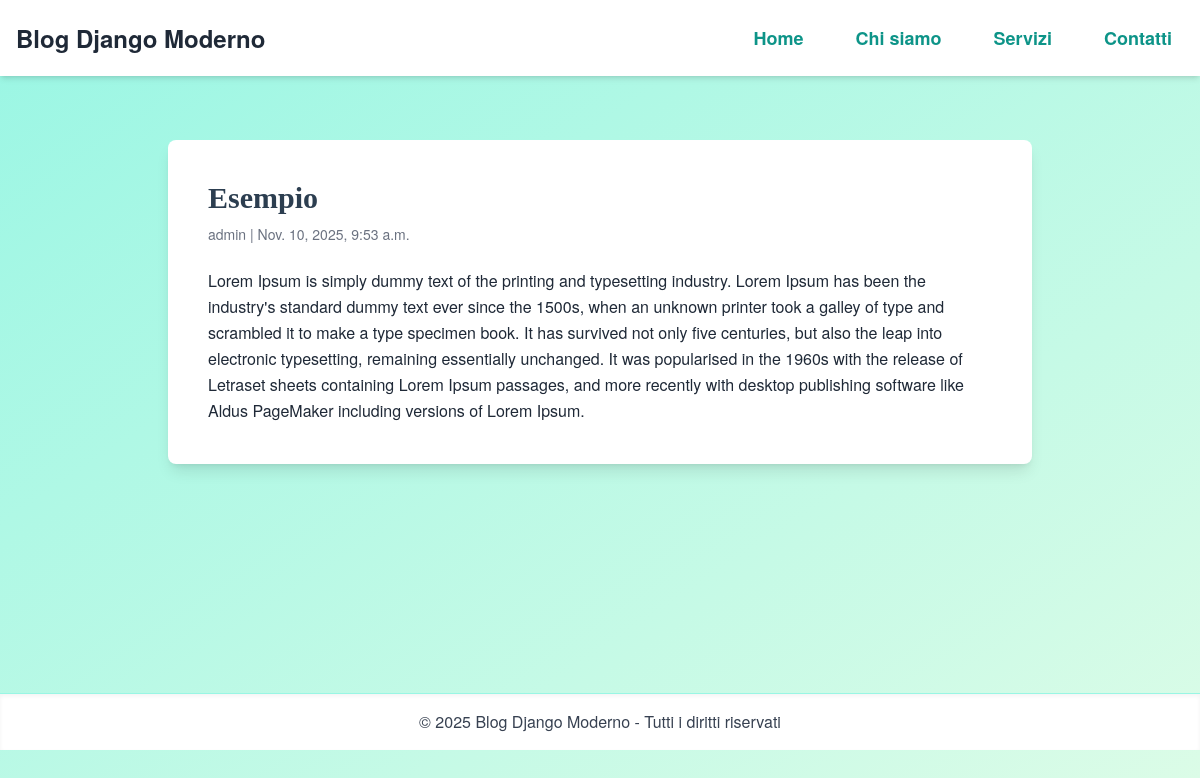
The app's page /esempio/ with its own data.
### blog/models.py (models this page shows)
class Post(models.Model):
    title=models.CharField(max_length=200, unique=True)
    slug=models.SlugField(max_length=200, unique=True)
    author=models.ForeignKey(User, on_delete=models.CASCADE, related_name='blog_posts')
    update_on=models.DateTimeField(auto_now=True)
    content=models.TextField()
    created_on=models.DateTimeField(auto_now_add=True)
    status=models.IntegerField(choices=STATUS, default=0)
    imagine=models.ImageField(upload_to='blog/', null= True , blank=True)

### blog/views.py (the view)
# urls.py: path('<slug:slug>/', views.PostDetail.as_view(), name='post_detail')]
class PostDetail(generic.DetailView):
    model=Post
    template_name='blog/post_detail.html'

### blog/templates/blog/post_detail.html (shortened to what this page needs)
{% extends "blog/base.html" %} {% block content %}
<main class="max-w-4xl mx-auto w-full px-4 py-16">
  <article class="bg-white rounded-lg shadow-lg p-10">
    <h1 class="text-3xl font-bold mb-2">{{ post.title }}</h1>
    <p class="text-gray-500 mb-6 text-sm">
      {{ post.author }} | {{ post.created_on }}
    </p>
    <div class="prose prose-lg max-w-none text-gray-800 leading-relaxed">
      {{ post.content|safe }}
    </div>
  </article>
</main>
{% endblock %}

### blog/static/css/style.css (style rules this page uses)
:root { --colore-primario: #3498db; --colore-secondario: #2c3e50; --colore-sfondo: #f8f9fa; --colore-card: #ffffff; --colore-bordo: #ecf0f1; --font-principale: 'Helvetica Neue', Helvetica, Arial, sans-serif; --font-titoli: 'Georgia', serif; }
*, *::before, *::after { box-sizing: border-box; margin: 0; padding: 0; }
body { font-family: var(--font-principale); background-color: var(--colore-sfondo); color: var(--colore-secondario); line-height: 1.6; padding-bottom: 50px; }
h1, h2, h3 { font-family: var(--font-titoli); color: var(--colore-secondario); margin-bottom: 0.5em; font-weight: 700; }
h1 { font-size: 2.5em; margin-top: 1em; }
p { margin-bottom: 1em; }

### records on screen
Post: title "Esempio", author "admin", created_on "Nov. 10, 2025, 9:53 a.m.", content "Lorem Ipsum is simply dummy text of the printing and typesetting industry. Lorem Ipsum has been the industry's standard dummy text ever since the 1500s, when an unknown printer took a galley of type and scrambled it to make a type specimen book. It has survived not only five centuries, but also the leap into electronic typesetting, remaining essentially unchanged. It was popularised in the 1960s with the release of Letraset sheets containing Lorem Ipsum passages, and more recently with desktop publishing software like Aldus PageMaker including versions of Lorem Ipsum."

### other values on screen
{{ year|default:"2025" }} "2025"
